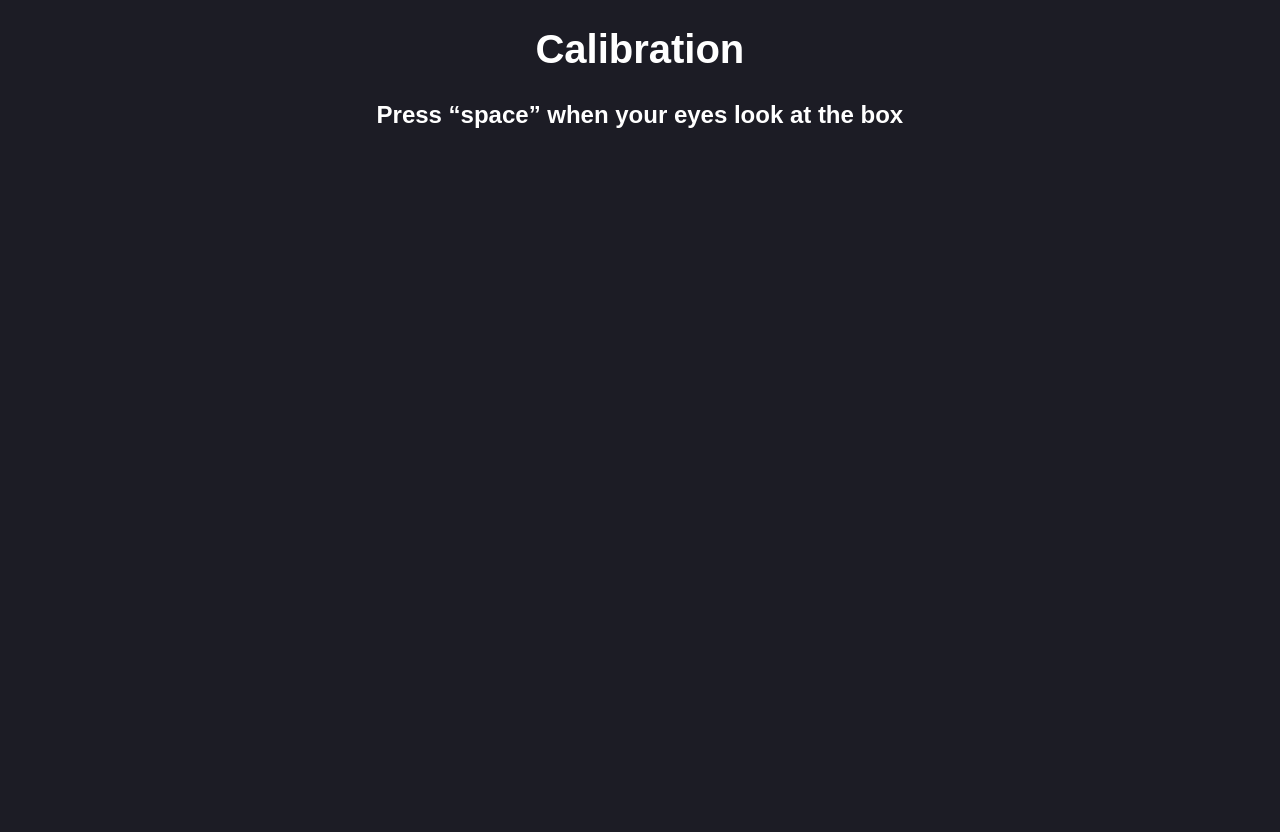
<?xml version="1.0" encoding="UTF-8"?>
<ui version="4.0">
 <class>MainWindow</class>
 <widget class="QMainWindow" name="MainWindow">
  <property name="geometry">
   <rect>
    <x>0</x>
    <y>0</y>
    <width>1280</width>
    <height>832</height>
   </rect>
  </property>
  <property name="windowTitle">
   <string>MainWindow</string>
  </property>
  <property name="styleSheet">
   <string notr="true">background-color: rgb(28, 28, 37);
font: 16pt &quot;Inter&quot;;
color: rgb(255, 255, 255);</string>
  </property>
  <widget class="QWidget" name="centralwidget">
   <widget class="QLabel" name="title">
    <property name="geometry">
     <rect>
      <x>0</x>
      <y>23</y>
      <width>1280</width>
      <height>52</height>
     </rect>
    </property>
    <property name="styleSheet">
     <string notr="true">font-weight: 600;
font-size: 40px;
line-height: 130%;
text-align: center;
letter-spacing: 0.01em;

</string>
    </property>
    <property name="text">
     <string>Calibration</string>
    </property>
    <property name="alignment">
     <set>Qt::AlignCenter</set>
    </property>
   </widget>
   <widget class="QLabel" name="instruction">
    <property name="geometry">
     <rect>
      <x>0</x>
      <y>98</y>
      <width>1280</width>
      <height>34</height>
     </rect>
    </property>
    <property name="styleSheet">
     <string notr="true">font-weight: 600;
font-size: 24px;
line-height: 140%;
text-align: center;
letter-spacing: 0.01em;
</string>
    </property>
    <property name="text">
     <string>Press “space” when your eyes look at the box</string>
    </property>
    <property name="alignment">
     <set>Qt::AlignCenter</set>
    </property>
   </widget>
   <widget class="QWidget" name="gridLayoutWidget">
    <property name="geometry">
     <rect>
      <x>70</x>
      <y>170</y>
      <width>1140</width>
      <height>640</height>
     </rect>
    </property>
    <layout class="QGridLayout" name="gridLayout" rowstretch="0,0,0,0">
     <property name="sizeConstraint">
      <enum>QLayout::SetDefaultConstraint</enum>
     </property>
     <property name="spacing">
      <number>20</number>
     </property>
     <item row="0" column="2">
      <widget class="QLabel" name="gl_13">
       <property name="text">
        <string/>
       </property>
      </widget>
     </item>
     <item row="3" column="1">
      <widget class="QLabel" name="gl_42">
       <property name="text">
        <string/>
       </property>
      </widget>
     </item>
     <item row="3" column="0">
      <widget class="QLabel" name="gl_41">
       <property name="text">
        <string/>
       </property>
      </widget>
     </item>
     <item row="2" column="3">
      <widget class="QLabel" name="gl_34">
       <property name="text">
        <string/>
       </property>
      </widget>
     </item>
     <item row="1" column="2">
      <widget class="QLabel" name="gl_23">
       <property name="text">
        <string/>
       </property>
      </widget>
     </item>
     <item row="3" column="2">
      <widget class="QLabel" name="gl_43">
       <property name="text">
        <string/>
       </property>
      </widget>
     </item>
     <item row="0" column="3">
      <widget class="QLabel" name="gl_14">
       <property name="text">
        <string/>
       </property>
      </widget>
     </item>
     <item row="2" column="1">
      <widget class="QLabel" name="gl_32">
       <property name="text">
        <string/>
       </property>
      </widget>
     </item>
     <item row="1" column="1">
      <widget class="QLabel" name="gl_22">
       <property name="text">
        <string/>
       </property>
      </widget>
     </item>
     <item row="2" column="0">
      <widget class="QLabel" name="gl_31">
       <property name="text">
        <string/>
       </property>
      </widget>
     </item>
     <item row="0" column="1">
      <widget class="QLabel" name="gl_12">
       <property name="text">
        <string/>
       </property>
      </widget>
     </item>
     <item row="3" column="3">
      <widget class="QLabel" name="gl_44">
       <property name="text">
        <string/>
       </property>
      </widget>
     </item>
     <item row="1" column="0">
      <widget class="QLabel" name="gl_21">
       <property name="text">
        <string/>
       </property>
      </widget>
     </item>
     <item row="0" column="0">
      <widget class="QLabel" name="gl_11">
       <property name="text">
        <string/>
       </property>
      </widget>
     </item>
     <item row="2" column="2">
      <widget class="QLabel" name="gl_33">
       <property name="text">
        <string/>
       </property>
      </widget>
     </item>
     <item row="1" column="3">
      <widget class="QLabel" name="gl_24">
       <property name="text">
        <string/>
       </property>
      </widget>
     </item>
    </layout>
   </widget>
  </widget>
 </widget>
 <resources/>
 <connections/>
</ui>
